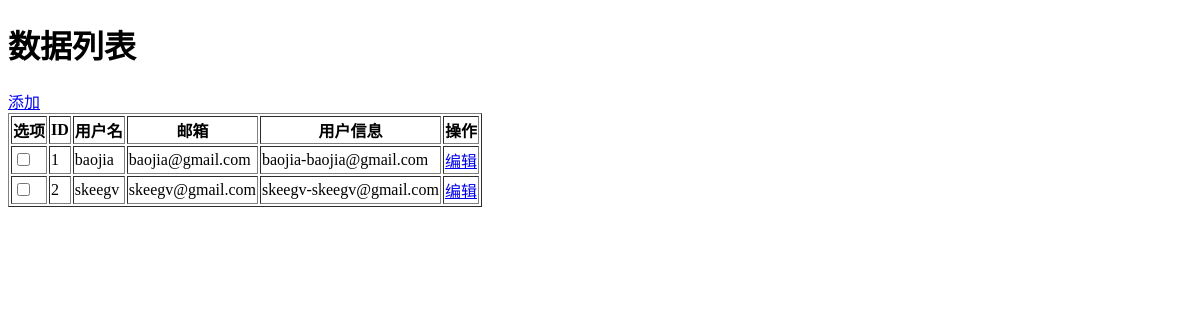
The page /kv/app01/userinfo/ on the database as committed earlier.
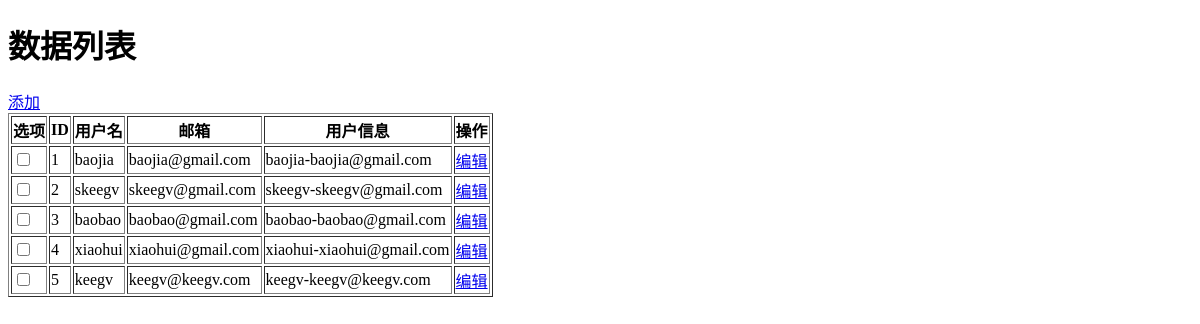
The same page on the database as committed later.
### app01/models.py (models this page shows, shortened)
class UserInfo(models.Model):
    username = models.CharField(verbose_name="用户名", max_length=32)
    email = models.EmailField(verbose_name="邮箱")
    ug = models.ForeignKey(UserGroup, on_delete=models.CASCADE,verbose_name="用户组", null=True, blank=True)
    mm = models.ManyToManyField(Role, verbose_name="角色")

### keegv/service/v1.py (the view)
    def changelist_view(self, request):
        self.request = request
        result_list = self.model_class.objects.all()
        from django.http.request import QueryDict
        param_dict = QueryDict(mutable=True)
        if request.GET:
            param_dict['_changelistfilter'] = request.GET.urlencode()
        base_add_url = reverse("{2}:{0}_{1}_add".format(self.app_label, self.model_name, self.site.namespace))
        add_url = "{0}?{1}".format(base_add_url, param_dict.urlencode())
        context = {
            'result_list': result_list,
            'list_display': self.list_display,
            'kvadmin_obj': self
        }
        return render(request, 'kv/change_list.html', {'context': context, 'add_url': add_url})

### app01/kv.py (called while the page is built)
    def func(self, obj=None, is_header=False):
        if is_header:
            return "操作"
        else:
            name = "{0}:{1}_{2}_change".format(self.site.namespace, self.model_class._meta.app_label, self.model_class._meta.model_name)
            url = reverse(name, args=(obj.pk,))
            from django.http.request import QueryDict
            param_dict = QueryDict(mutable=True)
            if self.request.GET:
                param_dict['_changelistfilter'] = self.request.GET.urlencode()
            base_edit_url = reverse("{2}:{0}_{1}_change".format(self.app_label, self.model_name, self.site.namespace), args=(obj.pk,))
            edit_url = "{0}?{1}".format(base_edit_url, param_dict.urlencode())
            return mark_safe("<a href='{0}'>编辑</a>".format(edit_url))

    def checkbox(self, obj=None, is_header=False):
        if is_header:
            return mark_safe('选项')
        else:
            tag = "<input type='checkbox' value='{0}' />".format(obj.pk)
            return mark_safe(tag)

    def comb(self, obj=None, is_header=False):
        if is_header:
            return "用户信息"
        else:
            return "%s-%s" %(obj.username, obj.email)

### keegv/templatetags/kv_list.py (called while the page is built)
def table_head(list_display, kvadmin_obj):
    if list_display == "__all__":
        yield "对象列表"
    else:
        for item in list_display:
            if isinstance(item, FunctionType):
                yield item(kvadmin_obj, is_header=True)
            else:
                yield kvadmin_obj.model_class._meta.get_field(item).verbose_name

def table_body(result_list, list_display, kvadmin_obj):
    for row in result_list:
        if list_display == '__all__':
            yield [str(row)]
        else:
            yield [name(kvadmin_obj, obj=row, is_header=False) if isinstance(name, FunctionType) else getattr(row, name) for name in list_display]

@register.inclusion_tag("kv/md.html")
def func(context):
    result_list = context['result_list']
    list_display = context['list_display']
    kvadmin_obj = context['kvadmin_obj']
    v = table_body(result_list, list_display, kvadmin_obj)
    h = table_head(list_display, kvadmin_obj)
    return {"result": v, 'header_list': h }

### keegv/templates/kv/change_list.html (shortened to what this page needs)
{% load kv_list %}
<!DOCTYPE html>
<html lang="en">
<head>
</head>
<body>
    <h1>数据列表</h1>
    <a href="{{ add_url }}">添加</a>
    {% func context %}
</body>
</html>

### keegv/templates/kv/md.html
<table border="1">
    <thead>
        <tr>
            {% for foo in header_list %}
                <th>{{ foo }}</th>
            {% endfor %}
        </tr>
    </thead>
    <tbody>
        {% for item in result %}
            <tr>
            {% for val in item %}
                <td>{{ val }}</td>
            {% endfor %}
            </tr>
        {% endfor %}
    </tbody>
</table>

Rows that differ between the two databases and show on the page:
added UserInfo: item "baobao" "baobao@gmail.com"
added UserInfo: item "xiaohui" "xiaohui@gmail.com"
added UserInfo: item "keegv" "keegv@keegv.com"
Other text that changed with them:
new list line: "☐ 3 baobao-baobao@gmail.com 编辑"
new list line: "☐ 4 xiaohui-xiaohui@gmail.com 编辑"
new list line: "☐ 5 keegv-keegv@keegv.com 编辑"
